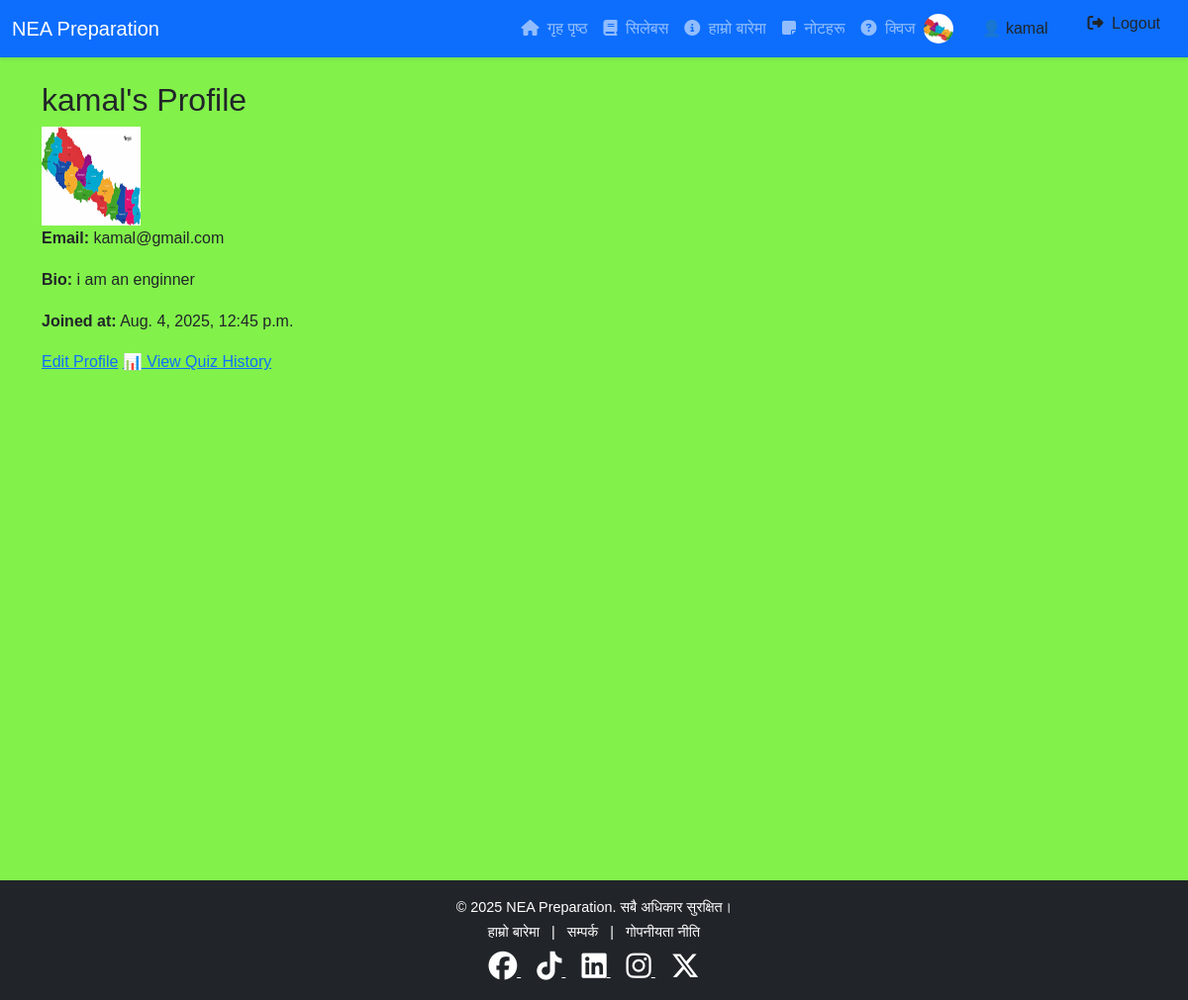
/accounts/profile/ (signed in), run on the app's committed database.
### accounts/models.py (models this page shows, shortened)
class Profile(models.Model):
    user = models.OneToOneField(User, on_delete=models.CASCADE)
    bio = models.TextField(blank=True)
    profile_pic = models.ImageField(upload_to='profile_pics/', blank=True, null=True)
    joined_at = models.DateTimeField(auto_now_add=True)

### accounts/views.py (the view)
# urls.py: path('profile/', profile_view, name='profile'),
@login_required
def profile_view(request):
    try:
        profile = Profile.objects.get(user=request.user)
    except Profile.DoesNotExist:
        raise Http404("Profile does not exist")
    return render(request, 'accounts/profile.html', {'profile': profile})

### templates/accounts/profile.html
{% extends 'base.html' %}
{% block content %}
<h2>{{ request.user.username }}'s Profile</h2>
{% if profile.profile_pic %}
  <img src="{{ profile.profile_pic.url }}" width="100" height="100" alt="Profile Pic">
{% else %}
  <p><em>No profile picture uploaded.</em></p>
{% endif %}
<p><strong>Email:</strong> {{ request.user.email }}</p>
<p><strong>Bio:</strong> {{ profile.bio }}</p>
<p><strong>Joined at:</strong> {{ profile.joined_at }}</p>
<a href="{% url 'edit_profile' %}">Edit Profile</a>
<a href="{% url 'quiz_history' %}">📊 View Quiz History</a>
{% endblock %}

### templates/base.html (shortened to what this page needs)
<!DOCTYPE html>
{% load static %}
<html>
<head>
  <link href="https://cdn.jsdelivr.net/npm/bootstrap@5.3.3/dist/css/bootstrap.min.css" rel="stylesheet">
  <link rel="stylesheet" href="https://cdnjs.cloudflare.com/ajax/libs/font-awesome/6.5.2/css/all.min.css" />
  <link rel="stylesheet" href="{% static 'css/style.css' %}">
  <link href="https://unpkg.com/aos@2.3.1/dist/aos.css" rel="stylesheet">
</head>
<body>
<nav class="navbar navbar-expand-lg navbar-dark bg-primary shadow-sm sticky-top">
  <div class="container-fluid">
    <a class="navbar-brand" href="{% url 'home' %}">NEA Preparation</a>
    <div class="collapse navbar-collapse" id="navbarNav">
      <ul class="navbar-nav ms-auto">
        <li class="nav-item">
          <a class="nav-link" href="{% url 'home' %}">
              <i class="fas fa-home me-1"></i> गृह पृष्ठ
          </a>
        </li>
        <li class="nav-item">
          <a class="nav-link" href="{% url 'syllabus:faculty_list' %}">
              <i class="fas fa-book me-1"></i> सिलेबस
          </a>
        </li>
        <li class="nav-item">
          <a class="nav-link" href="{% url 'about' %}">
              <i class="fas fa-info-circle me-1"></i> हाम्रो बारेमा
          </a>
        </li>
        <li class="nav-item">
          <a class="nav-link" href="{% url 'notes:subject_list' %}">
              <i class="fas fa-sticky-note me-1"></i> नोटहरू
          </a>
        </li>
        <li class="nav-item">
          <a class="nav-link" href="{% url 'quiz:quiz_list' %}">
              <i class="fas fa-question-circle me-1"></i> क्विज
          </a>
        </li>
      {% if user.is_authenticated %}
  <li class="nav-item d-flex align-items-center">
    {% if user.profile.profile_pic %}
      <img src="{{ user.profile.profile_pic.url }}" alt="Profile Photo"
           style="height:30px; width:30px; border-radius:50%; object-fit:cover; margin-right: 5px;">
    {% else %}
      <i class="fas fa-user-circle fa-lg text-white me-2"></i>
    {% endif %}
    <a class="nav-link btn btn-light text-dark px-3 py-1 ms-2" href="{% url 'profile' %}">
      👤 {{ user.username }}
    </a>
  </li>
  <li class="nav-item">
    <form method="POST" action="{% url 'logout' %}">
      <button class="btn btn-light text-dark px-3 py-1 ms-2 nav-link" type="submit">
        <i class="fas fa-sign-out-alt me-1"></i> Logout
      </button>
    </form>
  </li>
{% endif %}
      </ul>
    </div>
  </div>
</nav>
<div class="container mt-4 mb-5" style="min-height: calc(110vh - 120px);">
  {% block content %}
  {% endblock %}
</div>
<footer class="footer bg-dark text-white py-3 mt-auto">
  <div class="container text-center">
    <p>&copy; {% now "Y" %} NEA Preparation. सबै अधिकार सुरक्षित।</p>
    <p>
      <a href="{% url 'about' %}" class="text-white mx-2 text-decoration-none">हाम्रो बारेमा</a> |
      <a href="#" class="text-white mx-2 text-decoration-none">सम्पर्क</a> |
      <a href="#" class="text-white mx-2 text-decoration-none">गोपनीयता नीति</a>
    </p>
    <div class="social-icons mt-2">
      <a href="https://www.facebook.com/your-page-id" target="_blank" class="text-white mx-2">
        <i class="fab fa-facebook fa-2x"></i>
      </a>
      <a href="https://www.tiktok.com/@your-tiktok-id" target="_blank" class="text-white mx-2">
        <i class="fab fa-tiktok fa-2x"></i>
      </a>
      <a href="https://www.linkedin.com/in/your-profile-id" target="_blank" class="text-white mx-2">
        <i class="fab fa-linkedin fa-2x"></i>
      </a>
      <a href="https://www.instagram.com/your-instagram-id" target="_blank" class="text-white mx-2">
        <i class="fab fa-instagram fa-2x"></i>
      </a>
      <a href="https://twitter.com/your-twitter-id" target="_blank" class="text-white mx-2">
        <i class="fab fa-x-twitter fa-2x"></i>
      </a>
    </div>
  </div>
</footer>
</body>
</html>

### static/css/style.css (style rules this page uses)
body { font-family: 'Poppins', sans-serif; line-height: 1.6; background-color: #82f14a; color: #212529; }
footer { background-color: #1e1e1e; color: white; padding: 1rem 0; font-size: 0.9rem; margin-top: 5rem; }
.footer p, .footer .social-icons { margin-bottom: 0.1rem; }

### data on the page
Profile: profile_pic (picture), bio "i am an enginner", joined_at "Aug. 4, 2025, 12:45 p.m."

### other printed values
{{ user.username }} "kamal"
{{ request.user.username }} "kamal"
{{ request.user.email }} "kamal@gmail.com"
